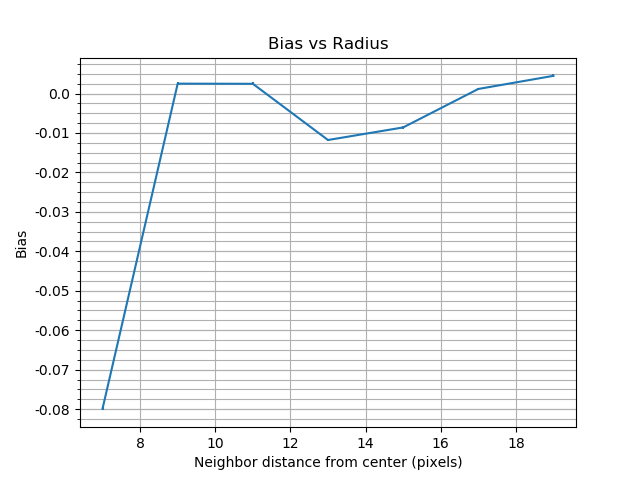

Write the Python code that produced this figure.
import numpy as np
import matplotlib.pyplot as plt
plt.switch_backend('agg')
from matplotlib.ticker import MultipleLocator, FormatStrFormatter

majorLocator = MultipleLocator(0.01)
majorFormatter = FormatStrFormatter('%s')
minorLocator = MultipleLocator(0.0025)


r = [7,9,11,13,15,17,19]
bias = [-0.0798784,0.00250587,0.00246968,-0.0117825,-0.00859576,0.00115493,0.00448714]
err = [0.000451956,0.0004099,0.000381296,0.000368168,0.000365477,0.000363522,0.000362772]

fig,ax = plt.subplots()

plt.errorbar(r,bias,yerr=err,xerr=None)
plt.xlabel("Neighbor distance from center (pixels)")
plt.ylabel("Bias")
plt.title("Bias vs Radius")
#plt.yticks(np.arange(min(bias), max(bias)+0.01, .005))
plt.grid(which='minor')
plt.grid(which='major')y
ax.yaxis.set_major_locator(majorLocator)
ax.yaxis.set_major_formatter(majorFormatter)

# for the minor ticks, use no labels; default NullFormatter
ax.yaxis.set_minor_locator(minorLocator)

plt.show()
plt.savefig("bias_v_rad.png")
